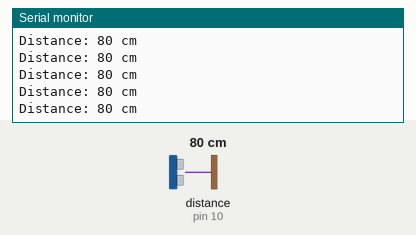
Simulated run of this sketch. Board: Arduino Uno, built with avr-gcc and run on an emulated ATmega328P. Shown: the last lines printed to the serial monitor. Wiring (inferred from the names in the program): ultrasonic range finder: trigger pin 9; echo pin 10. Inputs (shaded band) come from the test bench; at power-on: distance to the obstacle (sensor on pin 10) 80 cm. The echo pulse lasts 58.3 µs per cm.

Above: at 1.2 s.
1.3 s: distance to the obstacle (sensor on pin 10) set to 299 cm
At 1.62 s:
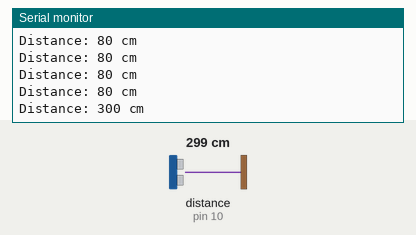
4.3 s: distance to the obstacle (sensor on pin 10) set to 2 cm
At 4.45 s:
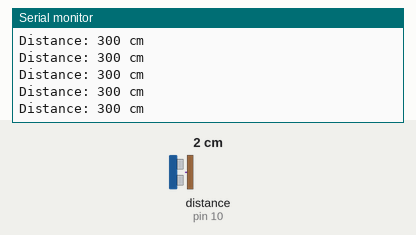
Timing chart, 0 to 7.3 s (numbered marks = the images above; inputs shaded):
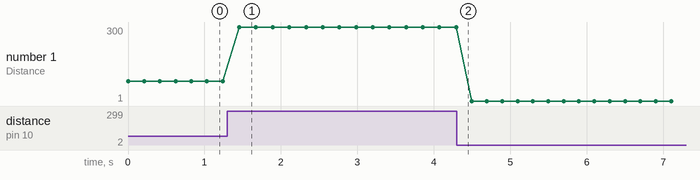

Measured:
- after the input at 1.3 s, the serial monitor: prints a new line after 0.16 s (image 1)
- plotted number 1: 80 → 300 after the input at 1.3 s, 300 → 1 after the input at 4.3 s

The sketch:

main.ino
```cpp
const int trigPin = 9;
const int echoPin = 10;

void setup() {
  pinMode(trigPin, OUTPUT);
  pinMode(echoPin, INPUT);

  Serial.begin(9600);
}

long measureDistance() {

  // Send trigger pulse
  digitalWrite(trigPin, LOW);
  delayMicroseconds(2);

  digitalWrite(trigPin, HIGH);
  delayMicroseconds(10);

  digitalWrite(trigPin, LOW);

  // Measure echo duration
  long duration = pulseIn(echoPin, HIGH);

  // Convert time to distance in centimetres
  long distance = duration / 58;

  return distance;
}

void loop() {

  long distance = measureDistance();

  Serial.print("Distance: ");
  Serial.print(distance);
  Serial.println(" cm");

  delay(200);
}
```
